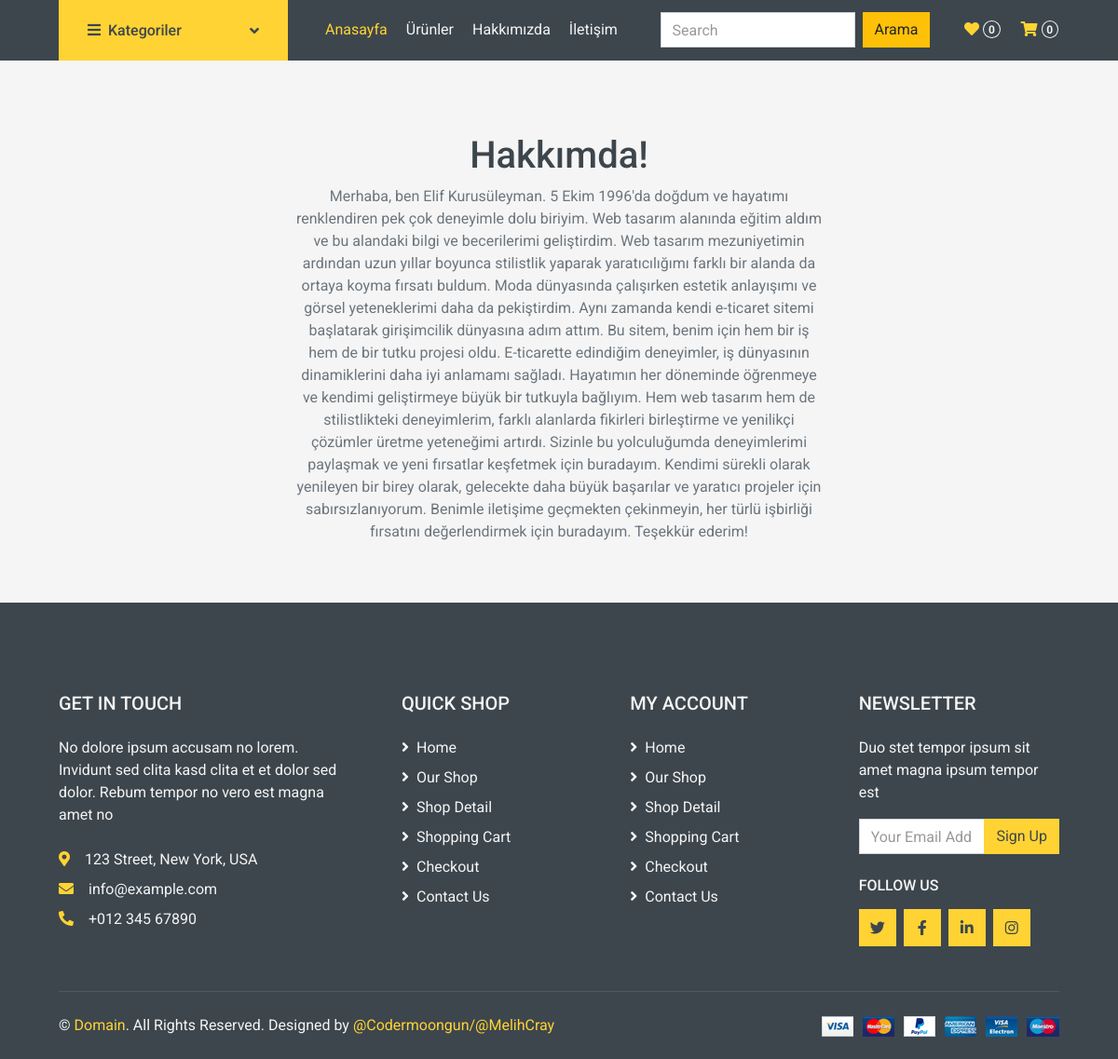
The app's page /hakkimizda with its own data.
### siteApp/models.py (models this page shows, shortened)
class Hakkimizda(models.Model):
    hakkimizdaBaslik = models.CharField(("Başlık"), max_length=50)
    hakkimizdaIcerik = models.TextField(("İçerik"), max_length=2000)

### siteApp/views.py (the view)
# urls.py: path('hakkimizda', hakkimizda, name='hakkimda'),
def hakkimizda(request):
    icerik = {}
    db = Hakkimizda.objects.all()
    icerik['hakkimizdaVeri'] = db
    return render(request, "hakkimizda.html", icerik)

### siteApp/templates/hakkimizda.html (shortened to what this page needs)
{% extends "base.html" %}
{% block site-icerik %}
<section id="urunler">
  {% if hakkimizdaVeri %}
  {% for hakkimiz in hakkimizdaVeri %}
  <div class="row justify-content-center m-auto mt-5">
    <div class="col-md-6  ">
      <h1 class="text-center mt-5 ">{{hakkimiz.hakkimizdaBaslik}}</h1>
      <p class="text-center mt-2 ">{{hakkimiz.hakkimizdaIcerik}}</p>
    </div>
  </div>
</section>
{% endfor %}
{% endif %}
{% endblock site-icerik %}

### records on screen
Hakkimizda: hakkimizdaBaslik "Hakkımda!", hakkimizdaIcerik "Merhaba, ben Elif Kurusüleyman. 5 Ekim 1996'da doğdum ve hayatımı renklendiren pek çok deneyimle dolu biriyim. Web tasarım alanında eğitim aldım ve bu alandaki bilgi ve becerilerimi geliştirdim. Web tasarım mezuniyetimin ardından uzun yıllar boyunca stilistlik yaparak yaratıcılığımı farklı bir alanda da ortaya koyma fırsatı buldum. Moda dünyasında çalışırken estetik anlayışımı ve görsel yeteneklerimi daha da pekiştirdim. Aynı zamanda kendi e-ticaret sitemi başlatarak girişimcilik dünyasına adım attım. Bu sitem, benim için hem bir iş hem de bir tutku projesi oldu. E-ticarette edindiğim deneyimler, iş dünyasının dinamiklerini daha iyi anlamamı sağladı. Hayatımın her döneminde öğrenmeye ve…"
